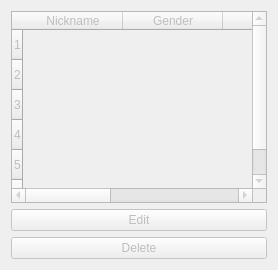
      <widget class="QWidget" name="tab_2">
       <attribute name="title">
        <string>Pokemon Party</string>
       </attribute>
       <layout class="QVBoxLayout" name="verticalLayout_5">
        <item>
         <widget class="QTableWidget" name="partyTableWidget">
          <property name="enabled">
           <bool>false</bool>
          </property>
          <property name="layoutDirection">
           <enum>Qt::LeftToRight</enum>
          </property>
          <property name="editTriggers">
           <set>QAbstractItemView::SelectedClicked</set>
          </property>
          <property name="selectionMode">
           <enum>QAbstractItemView::SingleSelection</enum>
          </property>
          <property name="selectionBehavior">
           <enum>QAbstractItemView::SelectRows</enum>
          </property>
          <property name="showGrid">
           <bool>false</bool>
          </property>
          <attribute name="horizontalHeaderVisible">
           <bool>true</bool>
          </attribute>
          <attribute name="horizontalHeaderHighlightSections">
           <bool>true</bool>
          </attribute>
          <attribute name="verticalHeaderVisible">
           <bool>true</bool>
          </attribute>
          <attribute name="verticalHeaderHighlightSections">
           <bool>true</bool>
          </attribute>
          <row>
           <property name="text">
            <string>1</string>
           </property>
          </row>
          <row>
           <property name="text">
            <string>2</string>
           </property>
          </row>
          <row>
           <property name="text">
            <string>3</string>
           </property>
          </row>
          <row>
           <property name="text">
            <string>4</string>
           </property>
          </row>
          <row>
           <property name="text">
            <string>5</string>
           </property>
          </row>
          <row>
           <property name="text">
            <string>6</string>
           </property>
          </row>
          <column>
           <property name="text">
            <string>Nickname</string>
           </property>
          </column>
          <column>
           <property name="text">
            <string>Gender</string>
           </property>
          </column>
          <column>
           <property name="text">
            <string>Level</string>
           </property>
          </column>
          <column>
           <property name="text">
            <string>Shiny</string>
           </property>
          </column>
          <column>
           <property name="text">
            <string>Egg</string>
           </property>
          </column>
         </widget>
        </item>
        <item>
         <widget class="QPushButton" name="editPkmnPartyPushButton">
          <property name="enabled">
           <bool>false</bool>
          </property>
          <property name="text">
           <string>Edit</string>
          </property>
         </widget>
        </item>
        <item>
         <widget class="QPushButton" name="deletePkmnPartyPushButton">
          <property name="enabled">
           <bool>false</bool>
          </property>
          <property name="text">
           <string>Delete</string>
          </property>
         </widget>
        </item>
       </layout>
      </widget>
